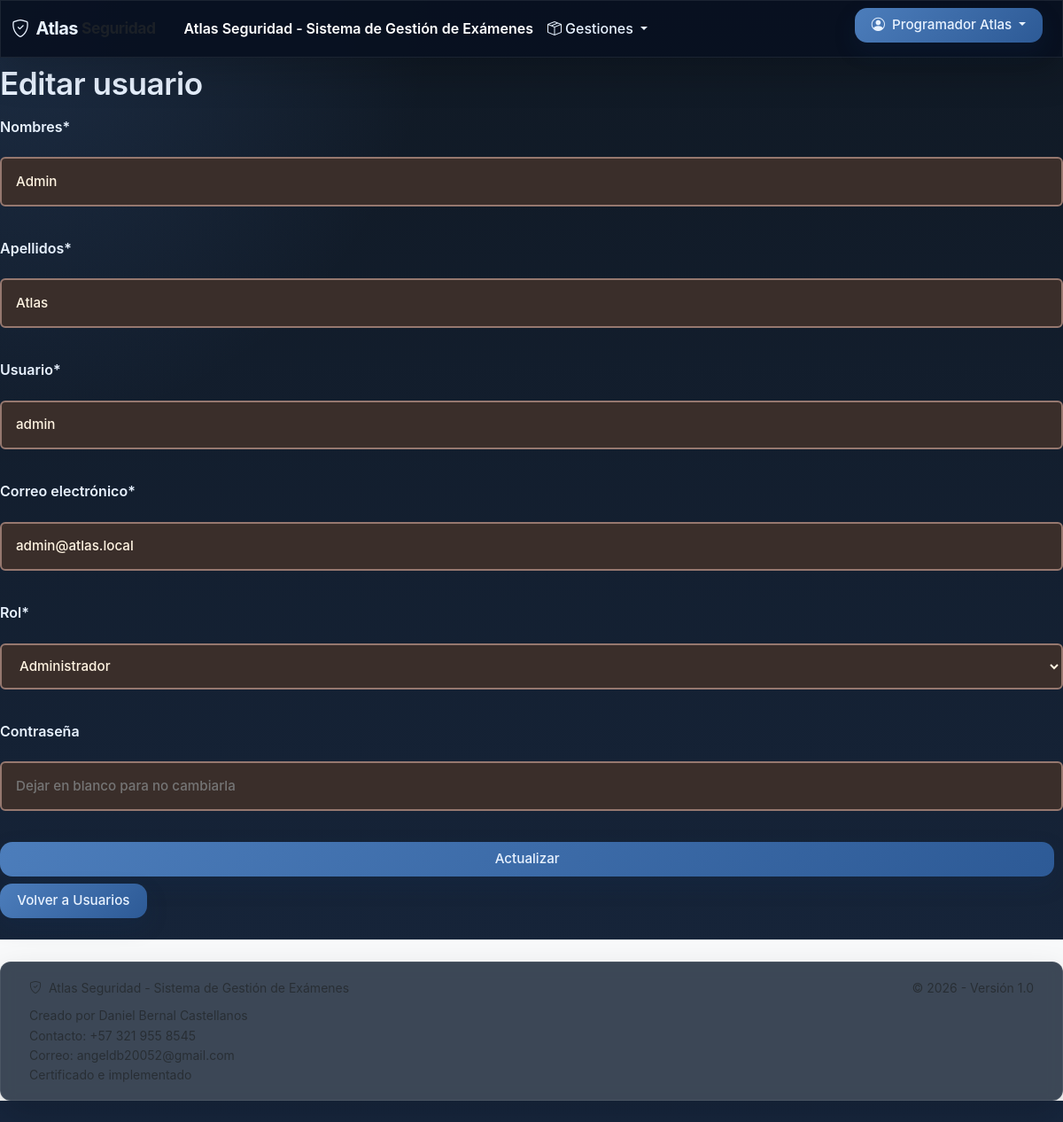
The app's page /index.php?c=dashboard&a=editUser&id=1 (signed in) with its own data.
### tables this page shows
CREATE TABLE IF NOT EXISTS users (
  id INT AUTO_INCREMENT PRIMARY KEY,
  role_id INT NOT NULL,
  username VARCHAR(80) NOT NULL UNIQUE,
  password VARCHAR(255) NOT NULL,
  reset_token VARCHAR(255) NULL DEFAULT NULL,
  reset_token_expires DATETIME NULL DEFAULT NULL,
  fullname VARCHAR(120) NOT NULL,
  email VARCHAR(120) DEFAULT NULL,
  created_at TIMESTAMP DEFAULT CURRENT_TIMESTAMP,
  FOREIGN KEY (role_id) REFERENCES roles(id) ON DELETE RESTRICT ON UPDATE CASCADE
);

### controllers/DashboardController.php (called while the page is built, shortened)
<?php
class DashboardController
{
    private function getRoleOptions()
    {
        return [
            1 => 'Administrador',
            2 => 'Supervisor',
            4 => 'Coordinador de área',
            3 => 'Trabajador',
        ];
    }
    public function editUser()
    {
        $id = intval($_GET['id'] ?? 0);
        $userModel = new UserModel();
        $user = $userModel->findById($id);
        $roleOptions = $this->getRoleOptions();
        include __DIR__ . '/../views/dashboard/edit_user.php';
    }
}

### index.php (called while the page is built, shortened)
<?php
require_once __DIR__ . '/config/Database.php';
require_once __DIR__ . '/models/BaseModel.php';
require_once __DIR__ . '/models/UserModel.php';
require_once __DIR__ . '/controllers/DashboardController.php';
$controller = $_GET['c'] ?? 'auth';
$action = $_GET['a'] ?? 'login';
switch ($controller) {
    case 'dashboard':
        $ctrl = new DashboardController();
        break;
}
$ctrl->{$action}();

### config/Database.php (called while the page is built)
<?php
class Database
{
    private static $instance = null;
    private $pdo;
    private function __construct()
    {
        $host = '127.0.0.1';
        $db   = 'atlas';
        $user = 'root';
        $pass = '';
        $charset = 'utf8mb4';
        $dsn = "mysql:host=$host;dbname=$db;charset=$charset";
        $options = [
            PDO::ATTR_ERRMODE => PDO::ERRMODE_EXCEPTION,
            PDO::ATTR_DEFAULT_FETCH_MODE => PDO::FETCH_ASSOC,
            PDO::ATTR_EMULATE_PREPARES => false,
        ];
        $this->pdo = new PDO($dsn, $user, $pass, $options);
    }
    public static function getInstance()
    {
        if (self::$instance === null) {
            self::$instance = new self();
        }
        return self::$instance;
    }
    public function getConnection()
    {
        return $this->pdo;
    }
}

### models/BaseModel.php (called while the page is built, shortened)
<?php
abstract class BaseModel
{
    public function __construct()
    {
        $this->db = Database::getInstance()->getConnection();
    }
}

### models/UserModel.php (called while the page is built, shortened)
<?php
class UserModel extends BaseModel
{
    public function findById(int $id)
    {
        $stmt = $this->db->prepare('SELECT u.*, r.name as role_name FROM users u JOIN roles r ON u.role_id = r.id WHERE u.id = ?');
        $stmt->execute([$id]);
        return $stmt->fetch();
    }
}

### views/dashboard/edit_user.php (the view, shortened to what this page needs)
<?php include __DIR__ . '/../layouts/header.php'; ?>
<h1>Editar usuario</h1>
<?php
$fullnameParts = explode(' ', $user['fullname'] ?? '', 2);
$nombres = $fullnameParts[0] ?? '';
$apellidos = $fullnameParts[1] ?? '';
?>
<form method="post" action="index.php?c=dashboard&a=editUser&id=<?= htmlspecialchars($user['id']) ?>" class="form-grid">
    <label>Nombres<span>*</span></label>
    <input type="text" name="nombres" value="<?= htmlspecialchars($nombres) ?>" required>
    <label>Apellidos<span>*</span></label>
    <input type="text" name="apellidos" value="<?= htmlspecialchars($apellidos) ?>" required>
    <label>Usuario<span>*</span></label>
    <input type="text" name="username" value="<?= htmlspecialchars($user['username'] ?? '') ?>" required>
    <label>Correo electrónico<span>*</span></label>
    <input type="email" name="email" value="<?= htmlspecialchars($user['email'] ?? '') ?>" required>
    <label>Rol<span>*</span></label>
    <select name="role_id" required>
        <?php foreach ($roleOptions as $rid => $roleLabel): ?>
            <option value="<?= $rid ?>" <?= (isset($user['role_id']) && $user['role_id'] == $rid) ? 'selected' : '' ?>><?= htmlspecialchars($roleLabel) ?></option>
        <?php endforeach; ?>
    </select>
    <label>Contraseña</label>
    <input type="password" name="password" placeholder="Dejar en blanco para no cambiarla">
    <button type="submit" class="btn">Actualizar</button>
</form>
<p><a class="btn" href="index.php?c=dashboard&a=users">Volver a Usuarios</a></p>
<?php include __DIR__ . '/../layouts/footer.php'; ?>

### public/css/style.css (style rules this page uses)
:root { --bg-start: #1C2734; --bg-end: #2F3E53; --text: #E8F2FF; --text-high: #FFFFFF; --text-muted: #B0C4DE; --topbar-bg: linear-gradient(135deg, #1D314B, #2D4771); --topbar-color: #E8F2FF; --btn-bg: linear-gradient(135deg, #2B5E88, #1A3A5F); --btn-color: #FFFFFF; --btn-hover-opacity: .96; --card-bg: linear-gradient(180deg, #223349, #1F2C3E); --card-border: #3D5777; --table-head-bg: #264367; --table-head-color: #FFFFFF; }
body { margin: 0; font-family: 'Segoe UI', Tahoma, Geneva, Verdana, sans-serif; background: linear-gradient(180deg, var(--bg-start) 0%, var(--bg-end) 100%); color: var(--text); transition: background .4s ease, color .4s ease; }
body h1 { font-size: 2.2rem; font-weight: 600; margin: 0.5rem 0 1rem 0; letter-spacing: -0.5px; color: var(--text-high); }
body p { line-height: 1.6; color: var(--text); }
body p, body h1, body h2, body h3, body h4, body h5, body h6, body label, body a { color: var(--text); }
.login-card input::placeholder, select::placeholder { color: rgba(255, 255, 255, 0.6); }
input, select { width: 100%; padding: 0.85rem 1rem; margin: .3rem 0 1.2rem; border: 2px solid #96786F; border-radius: 6px; background: #3a2e2a; color: #FFF4E2; font-weight: 500; font-size: 0.95rem; transition: border-color 0.3s ease, box-shadow 0.3s ease; }
button, .btn { background: var(--btn-bg); color: var(--btn-color); border: 0; padding: 0.65rem 1.2rem; border-radius: 6px; cursor: pointer; text-decoration: none; display: inline-block; box-shadow: 0 2px 8px rgba(5,31,32,.15); transition: all 0.3s ease; font-weight: 500; font-size: 0.95rem; }
.btn { margin-right: .6rem; margin-bottom: 0.5rem; }
body { font-family: 'Inter', 'Segoe UI', Tahoma, Geneva, Verdana, sans-serif; line-height: 1.6; }
.btn { border-radius: 8px; font-weight: 500; padding: 0.5rem 1.2rem; transition: all 0.3s ease; border: none; }
.fade-in { animation: fadeIn 0.5s ease-in-out; }
.form-grid { display: grid; gap: 1rem; }
:root { --surface: rgba(255,255,255,0.08); --surface-strong: rgba(255,255,255,0.12); --surface-border: rgba(255,255,255,0.14); --surface-border-strong: rgba(255,255,255,0.18); --primary-soft: #4C7DBB; --primary-strong: #2D5A96; --accent: #72B7FF; --text-soft: #E9F3FF; --text-muted: #A0B0CA; --bg-dark: #0E1826; --bg-panel: rgba(28, 40, 57, 0.85); --bg-panel-strong: rgba(23, 32, 49, 0.94); }
html { scroll-behavior: smooth; }
body { background: radial-gradient(circle at top left, rgba(85, 133, 208, 0.18), transparent 28%), linear-gradient(180deg, #101924 0%, #17263d 100%); color: var(--text); min-height: 100vh; }
body, button, input, textarea, select { font-family: 'Inter', 'Segoe UI', Tahoma, Geneva, Verdana, sans-serif; }
button, .btn, a.btn, .form-control, .form-select, textarea { border-radius: 14px !important; }
.btn, button, .btn a { border: none !important; background: linear-gradient(135deg, var(--primary-soft), var(--primary-strong)) !important; color: inherit !important; box-shadow: 0 10px 24px rgba(17, 50, 96, 0.18) !important; transition: transform 0.25s ease, box-shadow 0.25s ease, background 0.25s ease !important; }
label { color: var(--text); font-weight: 600; }

### records on screen
users: nombres "Admin", apellidos "Atlas", username "admin", email "admin@atlas.local", role_id "Administrador"

### other values on screen
$_SESSION['user']['fullname'] "Programador Atlas"
